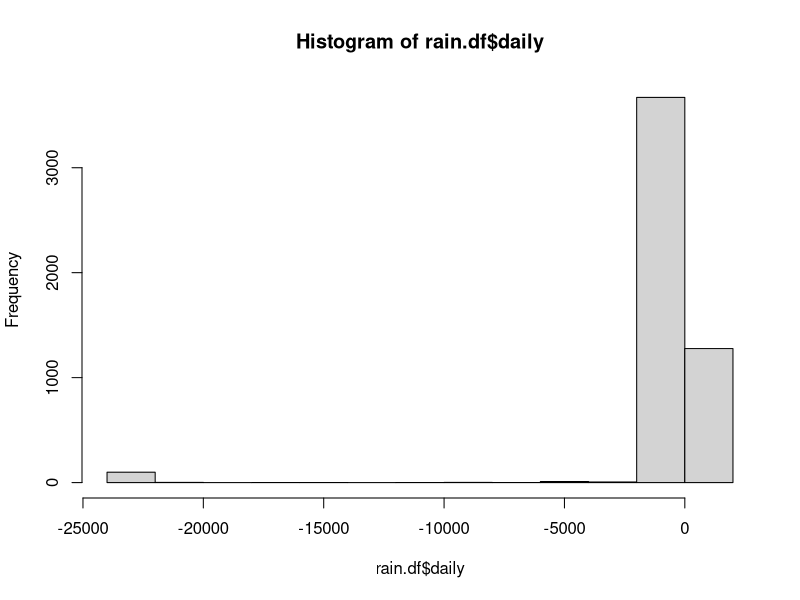
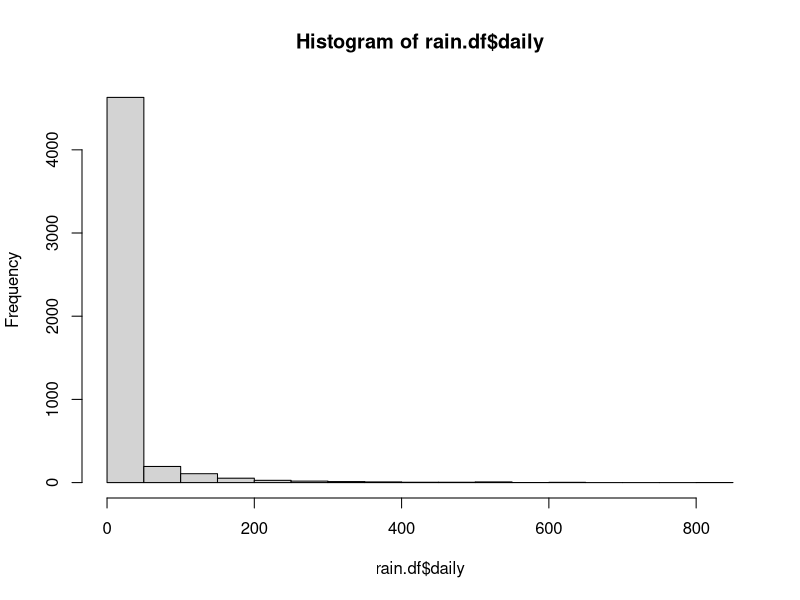

Generate these figures, in order, with R:
## ---- chunk 1
knitr::opts_chunk$set(echo = TRUE)
## ---- chunk 2
# import data
rain.df <- read.table('rnf6080.dat')
## ---- chunk 3
# number of rows 
nrow(rain.df)
# number of columns 
ncol(rain.df)
## ---- chunk 4
#get names
names(rain.df)
## ---- chunk 5
# select 
rain.df[2,4]
## ---- chunk 6
rain.df[2,]
## ---- chunk 7
#name cols
names(rain.df) <- c("year","month","day",seq(0,23))
## ---- chunk 8
rain.df$daily = rowSums(rain.df[,4:27])
## ---- chunk 9
#create histogram 
hist(rain.df$daily)
## ---- chunk 10
# replace negative values with 0
rain.df[rain.df < 0] <- 0 
# redo sum of daily rainfall
rain.df$daily = rowSums(rain.df[,4:27])
## ---- chunk 11
#draw histogram
hist(rain.df$daily)
## ---- chunk 12
x <- c("5","12","7")
max(x)
sort(x)
#sum(x)
## ---- chunk 13
y <- c("5",7,12)
# y[2] + y[3]
## ---- chunk 14
z <- data.frame(z1="5",z2=7,z3=12)
z[1,2] + z[1,3]
